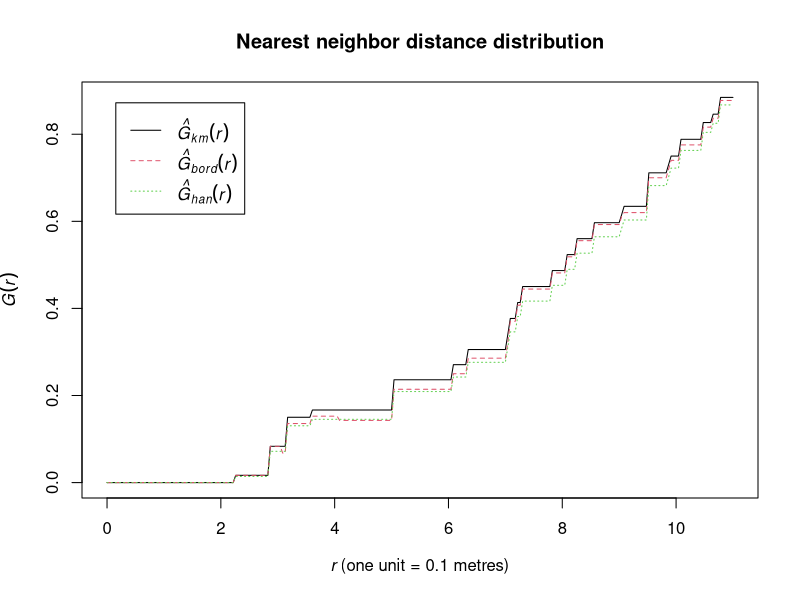
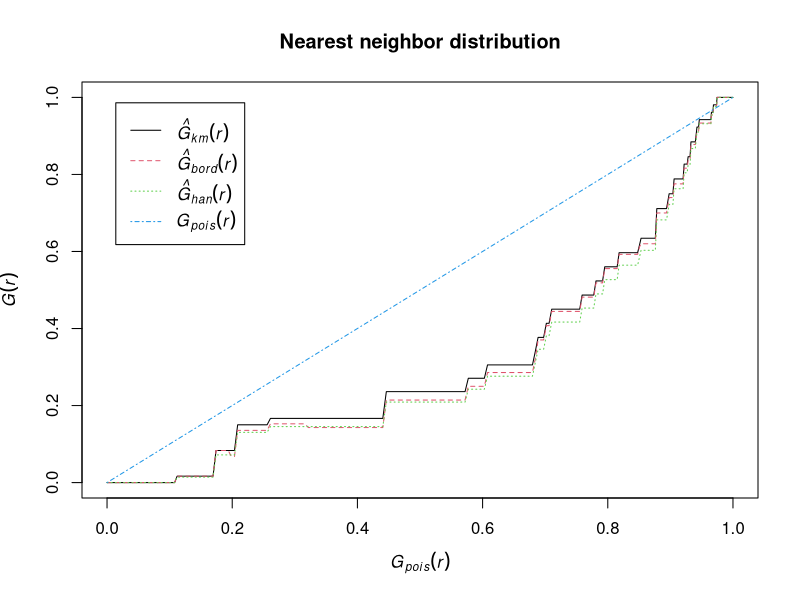
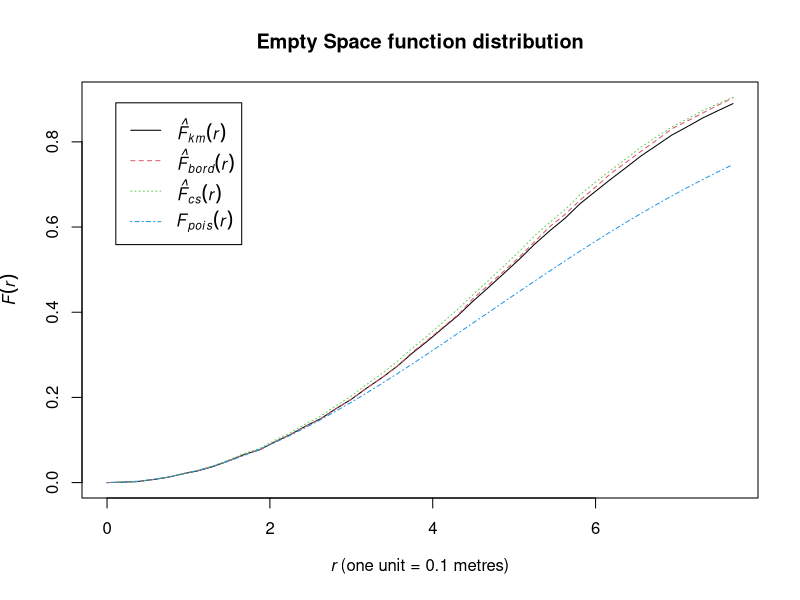
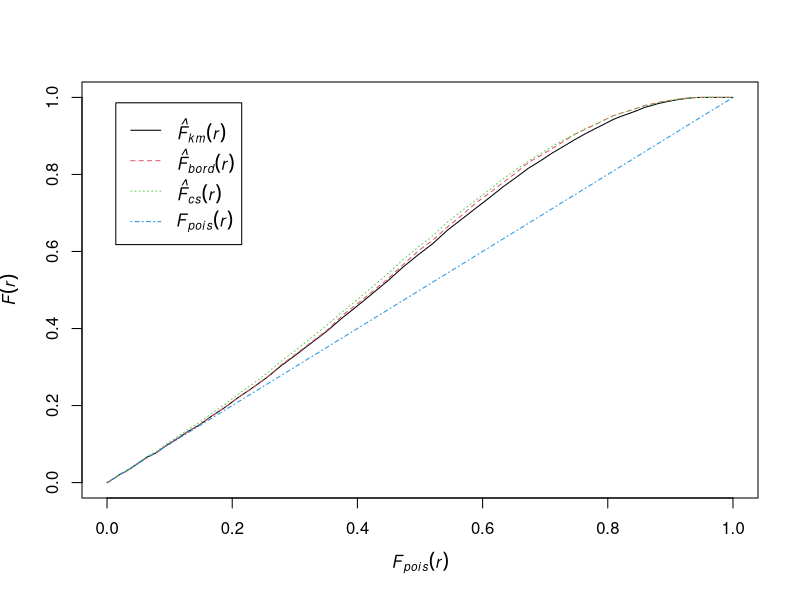

Write the R code that produced these figures, in order. (Note: this script raises an error after producing the figures.)
## ---- chunk 1
# This option turns evaluation of R code off in this document. Remove it
# if you use it as a template for solving the lab exercise.
knitr::opts_chunk$set(eval = TRUE)
## ---- chunk 2
library(spatstat)
## ---- chunk 3
G <- Gest(swedishpines)
## ---- chunk 4
plot(G, cbind(km, rs, han) ~ r, main = "Nearest neighbor distance distribution")
## ---- chunk 5
plot(G, . ~ theo, main = "Nearest neighbor distribution")
## ---- chunk 6
Fhat <- Fest(swedishpines)
## ---- chunk 7
plot(Fhat, main = "Empty Space function distribution")
## ---- chunk 8
plot(Fhat, . ~ theo, main = "")
## ---- chunk 9
Phi <- function(x) asin(sqrt(x))
plot(Fhat, Phi(.) ~ Phi(theo), main = "")
